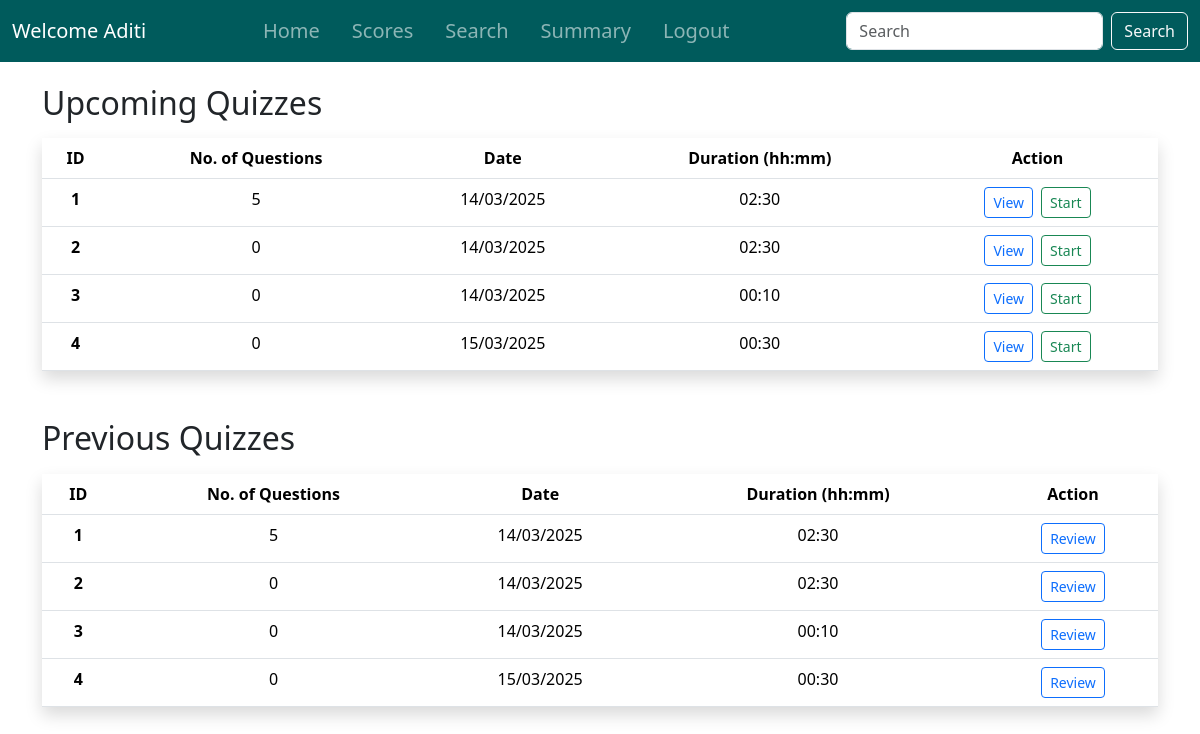
The page /student_dashboard (signed in) on the database as committed earlier.
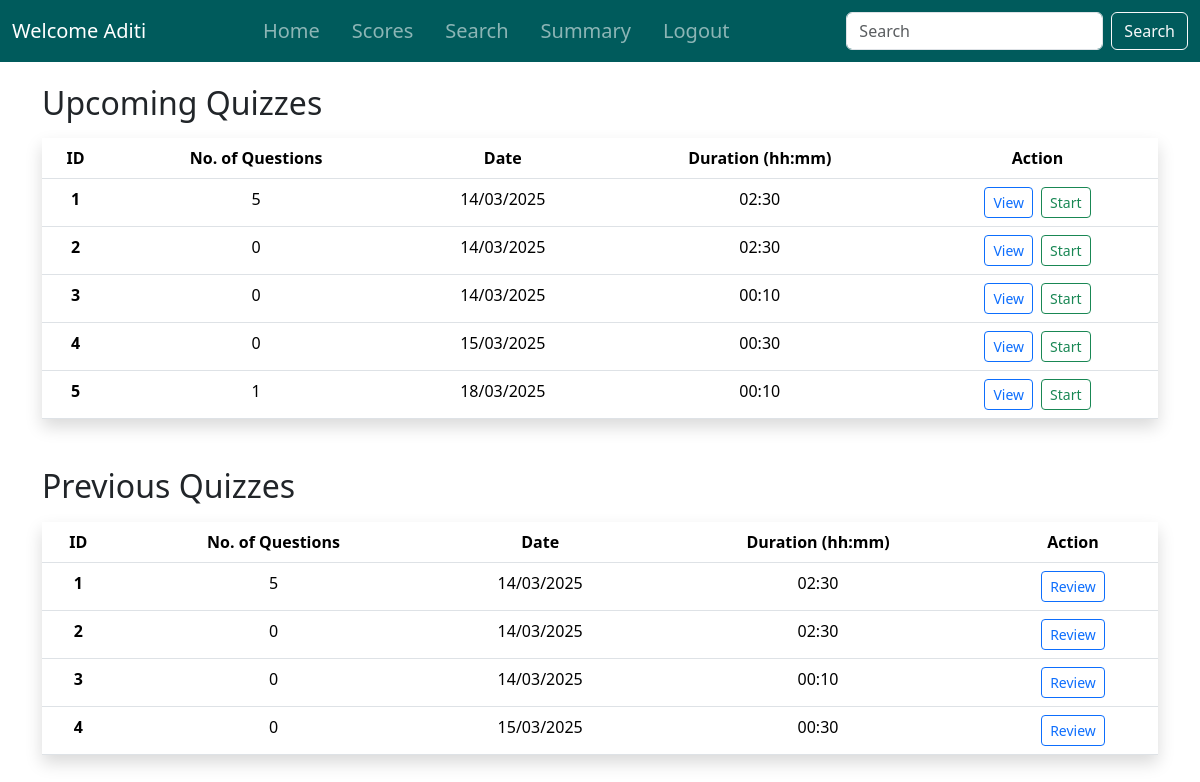
The same page on the database as committed later.
### controllers/models.py (models this page shows)
class Quiz(db.Model):
    id = db.Column(db.Integer, primary_key=True)
    chapter_id = db.Column(db.Integer, db.ForeignKey('chapter.id'), nullable=False)
    subject_id = db.Column(db.Integer, db.ForeignKey('subject.id'), nullable=False)
    date_of_quiz = db.Column(db.DateTime, default=func.now())
    time_duration = db.Column(db.String(10))  # HH:MM format
    remarks = db.Column(db.Text)
    questions = db.relationship('Question', backref='quiz', cascade='all, delete-orphan')
    scores = db.relationship('Score', backref='quiz', cascade='all, delete-orphan')
    subject = db.relationship('Subject', backref='quizzes')
    @hybrid_property
    def no_of_questions(self):
        return len(self.questions)
    @hybrid_property
    def formatted_date(self):
        return self.date_of_quiz.strftime("%d/%m/%Y") if self.date_of_quiz else None

### controllers/routes.py (the view)
@app.route('/student_dashboard')
@login_required
def student_dashboard():
    today = datetime.now().date()
    quizes = Quiz.query.all()
    upcoming_quizzes = [quiz for quiz in quizes if quiz.date_of_quiz.date() >= today]
    previous_quizzes = [quiz for quiz in quizes if quiz.date_of_quiz.date() < today]
    return render_template('student_dashboard2.html',
                           upcoming_quizzes=quizes,
                           previous_quizzes=previous_quizzes)

### controllers/models.py (called while the page is built)
@login_manager.user_loader
def load_user(user_id):
    try:
        user_type, id = user_id.split('-')
        id = int(id)
        if user_type == 'admin':
            return Admin.query.get(id)
        else:
            return User.query.get(id)
    except (ValueError, AttributeError):
        print(f"ERROR: Invalid user_id: {user_id}")
        return None

### controllers/templates/student_dashboard2.html (shortened to what this page needs)
{% extends 'base.html' %}
{% block content %}
    <div class="container mt-4">
        <h2 class="mb-3">Upcoming Quizzes</h2>
        {% if upcoming_quizzes %}
            <table class="table table-hover shadow mt-3">
                <thead>
                    <tr>
                        <th class="text-center">ID</th>
                        <th class="text-center">No. of Questions</th>
                        <th class="text-center">Date</th>
                        <th class="text-center">Duration (hh:mm)</th>
                        <th class="text-center">Action</th>
                    </tr>
                </thead>
                <tbody>
                    {% for quiz in upcoming_quizzes %}
                        <tr>
                            <th class="text-center">{{ loop.index }}</th>
                            <td class="text-center">{{ quiz.no_of_questions }}</td>
                            <td class="text-center">{{ quiz.formatted_date }}</td>
                            <td class="text-center">{{ quiz.time_duration }}</td>
                            <td class="text-center">
                                <div class="d-flex justify-content-center gap-2">
                                    <a href="{{ url_for('view_quiz', quiz_id=quiz.id) }}" class="btn btn-outline-primary btn-sm">View</a>
                                    <a href="{{ url_for('exam_portal', quiz_id=quiz.id) }}" class="btn btn-outline-success btn-sm">Start</a>
                                </div>
                            </td>
                        </tr>
                    {% endfor %}
                </tbody>
            </table>
        {% else %}
            <p class="text-muted">No upcoming quizzes available. Stay tuned!</p>
        {% endif %}
        <h2 class="mt-5">Previous Quizzes</h2>
        {% if previous_quizzes %}
            <table class="table table-hover shadow mt-3">
                <thead>
                    <tr>
                        <th class="text-center">ID</th>
                        <th class="text-center">No. of Questions</th>
                        <th class="text-center">Date</th>
                        <th class="text-center">Duration (hh:mm)</th>
                        <th class="text-center">Action</th>
                    </tr>
                </thead>
                <tbody>
                    {% for quiz in previous_quizzes %}
                        <tr>
                            <th class="text-center">{{ loop.index }}</th>
                            <td class="text-center">{{ quiz.no_of_questions }}</td>
                            <td class="text-center">{{ quiz.formatted_date }}</td>
                            <td class="text-center">{{ quiz.time_duration }}</td>
                            <td class="text-center">
                                <div class="d-flex justify-content-center gap-2">
                                    <a href="{{ url_for('view_quiz', quiz_id=quiz.id) }}" class="btn btn-outline-primary btn-sm">Review</a>
                                </div>
                            </td>
                        </tr>
                    {% endfor %}
                </tbody>
            </table>
        {% else %}
            <p class="text-muted">No previous quizzes found.</p>
        {% endif %}
    </div>
{% endblock %}

Rows that differ between the two databases and show on the page:
added Quiz: no_of_questions "1", formatted_date "18/03/2025", time_duration "00:10", shown under "Upcoming Quizzes"
